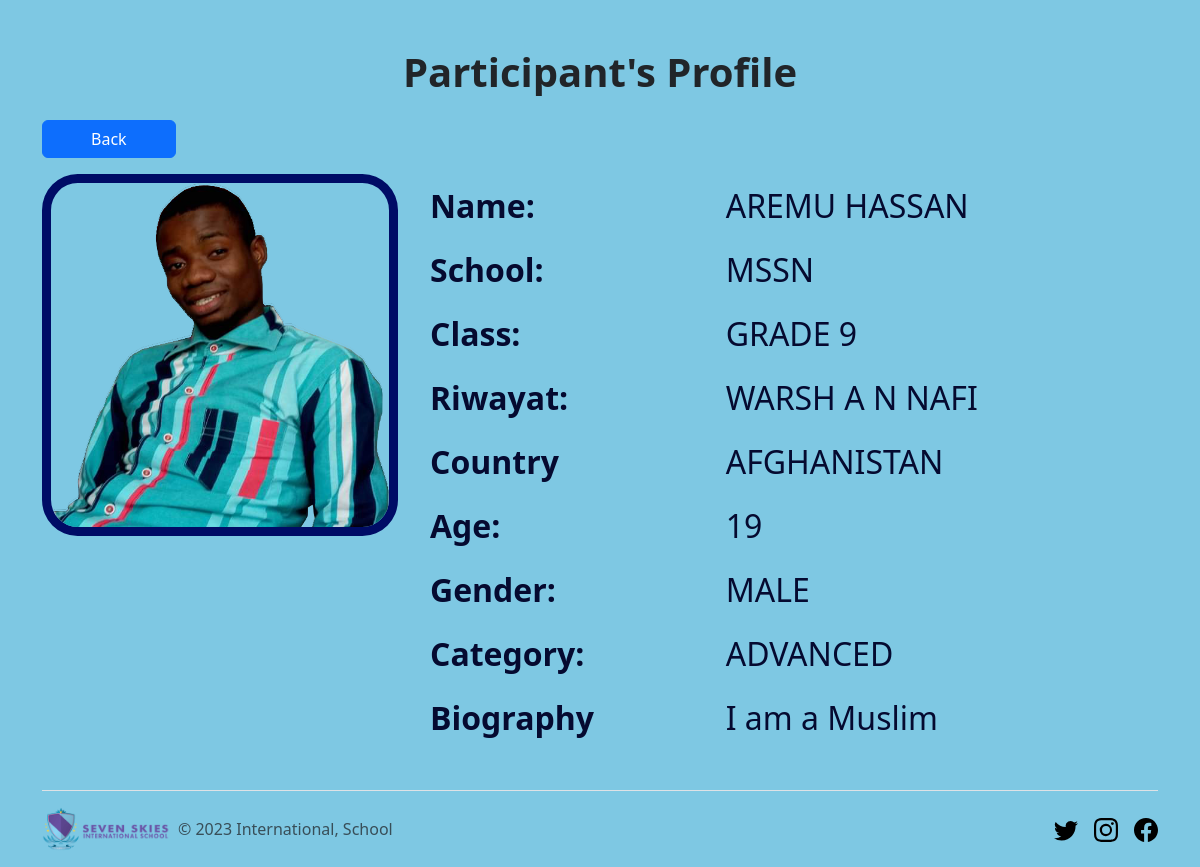
The page /backend/display.php?id=3 on the database its author committed.
### tables this page shows
CREATE TABLE `participant` (
  `id` int(11) NOT NULL,
  `firstname` varchar(50) NOT NULL,
  `lastname` varchar(50) NOT NULL,
  `username` varchar(50) NOT NULL,
  `avatar` varchar(100) NOT NULL,
  `school` varchar(100) NOT NULL,
  `class` varchar(100) NOT NULL,
  `age` int(50) NOT NULL,
  `gender` varchar(50) NOT NULL,
  `country` varchar(100) NOT NULL,
  `category_id` int(11) NOT NULL,
  `riwayat` varchar(100) NOT NULL,
  `biography` varchar(255) NOT NULL,
  `userpassword` varchar(150) NOT NULL,
  `datecreated` datetime(6) NOT NULL DEFAULT current_timestamp(6)
);

CREATE TABLE `category` (
  `id` int(11) NOT NULL,
  `category_title` varchar(50) NOT NULL,
  `datecreated` datetime(6) NOT NULL DEFAULT current_timestamp(6)
);

### backend/display.php (the view, shortened to what this page needs)
<?php
  require "../config/database.php";
  if (isset($_GET['id'])) {
    $userId = $_GET['id'];
    $query = "SELECT * FROM participant WHERE id = $userId";
    $users = mysqli_query($dbconnect, $query);
    $user = mysqli_fetch_assoc($users);
}
?>
<!doctype html>
<html lang="en">
<head>
    <link href="../css/bootstrap.min.css" rel="stylesheet">
    <link rel="stylesheet" href="../css/custom.css">
</head>
<body>
    <main>
        <div class="container ">
            <div class="row mt-5 mb-3">
                <div class="col-md-12">
                    <h4 class="display-6 fw-bold text-center">Participant's Profile</h4>
                </div>
            </div>
            <div class="row my-3">
                <div class="col-lg-4">
                    <a href="manage-users.php" class="btn btn-primary px-5">Back</a>
                </div>
            </div>
            <div class="row row-cols-1 row-cols-md-1 row-cols-lg-2">
                <div class="col-lg-4">
                    <div class="avatar-display">
                        <img class="image-banner" src=" <?= ROOT_URL . 'img/users-img/'.$user['avatar'] ?>" alt="" srcset="">
                    </div>
                </div>
                <div class="col-lg-8">
                    <table class="table display-profile">
                        <tbody>
                            <tr>
                                <th>Name:</th>
                                <td><?= "{$user['firstname']} {$user['lastname']}"  ?></td>
                            </tr>
                            <tr>
                                <th>School:</th>
                                <td><?= $user['school'] ?></td>
                            </tr>
                            <tr>
                                <th>Class:</th>
                                <td><?= $user['class'] ?></td>
                            </tr>
                            <tr>
                                <th>Riwayat:</th>
                                <td><?= strtoupper($user['riwayat']) ?></td>
                            </tr>
                            <tr>
                                <th>Country</th>
                                <td><?= strtoupper($user['country']) ?></td>
                            </tr>
                            <tr>
                                <th>Age:</th>
                                <td><?= $user['age'] ?></td>
                            </tr>
                            <tr>
                                <th>Gender:</th>
                                <td><?= strtoupper($user['gender']) ?></td>
                            </tr>
                            <tr>
                                <th>Category:</th>
                                <td><?php
                                        $cat_id = $user['category_id'];
                                        $query = "SELECT * FROM category WHERE id = $cat_id";
                                        $cate = mysqli_query($dbconnect, $query);
                                        if (mysqli_num_rows($cate) > 0){
                                        $cat = mysqli_fetch_assoc($cate);
                                        echo $cat['category_title'];
                                        }
                                        ?></td>
                            </tr>
                            <tr>
                                <th>Biography</th>
                                <td><?= $user['biography'] ?></td>
                            </tr>
                        </tbody>
                    </table>
                </div>
            </div>
        </div>
    </main>
    <div class="container">
        <footer class="d-flex flex-wrap justify-content-between align-items-center py-3 my-4 border-top">
            <div class="col-md-4 d-flex align-items-center">
                <a href="/" class="mb-3 me-2 mb-md-0 text-muted text-decoration-none lh-1">
                    <img class="img-logo" src="../img/logo.png" alt="Sevenskies">
                </a>
                <span class="mb-3 mb-md-0 text-muted">&copy; 2023 International, School</span>
            </div>
            <ul class="nav col-md-4 justify-content-end list-unstyled d-flex">
                <li class="ms-3"><a class="text-muted" href="#"><svg class="bi" width="24" height="24">
                            <use xlink:href="#twitter" />
                        </svg></a></li>
                <li class="ms-3"><a class="text-muted" href="#"><svg class="bi" width="24" height="24">
                            <use xlink:href="#instagram" />
                        </svg></a></li>
                <li class="ms-3"><a class="text-muted" href="#"><svg class="bi" width="24" height="24">
                            <use xlink:href="#facebook" />
                        </svg></a></li>
            </ul>
        </footer>
    </div>
</body>
</html>

### css/custom.css (style rules this page uses)
:root { --btn-color: #001DFF; --btn-submit: #00C793; --btn-cancel: #0000FF; --section-color: #050A30; --item-color: #000C66; --bg-color: #7EC8E3; --text-color: #ffffff; }
* { margin: 0; padding: 0; outline: 0; border: 0; list-style: none; box-sizing: border-box; text-decoration: none; }
html, body { height: 100%; background-color: var(--bg-color); }
a { text-decoration: none; }
.container { background-color: transparent; }
img.image-banner { width: 100%; overflow: hidden; }
.display-profile { border: none; }
.display-profile > tbody tr th, .display-profile > tbody tr td { border: none; font-size: 2rem; }
main h2, tr >th, tbody>tr>td { color: var(--section-color); }
.avatar-display { border-radius: 10%; overflow: hidden; border: 0.6rem solid var(--item-color); }
img.img-logo { width: 8rem; }

### rows shown on the page
participant: avatar (picture), firstname "AREMU", lastname "HASSAN", school "MSSN", class "GRADE 9", riwayat "WARSH A N NAFI", country "AFGHANISTAN", age "19", gender "MALE", biography "I am a Muslim"
category: category_title "ADVANCED"
